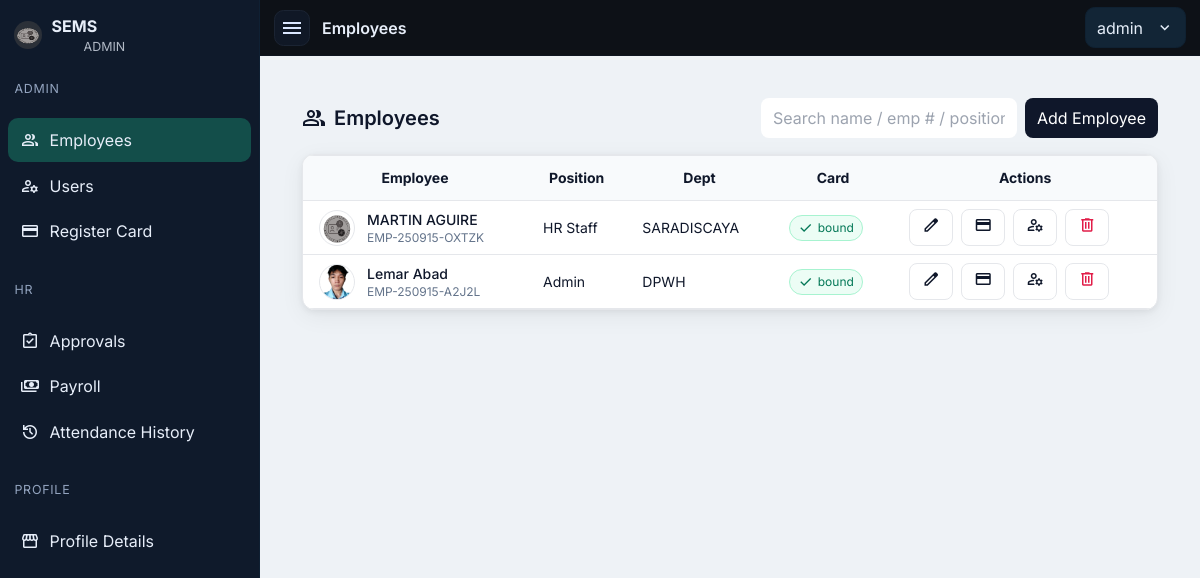
Page /public/admin/employees.php (signed in) on the committed database.
### tables this page shows
CREATE TABLE `users` (
  `id` int(11) NOT NULL,
  `username` varchar(60) NOT NULL,
  `password_hash` varchar(255) NOT NULL,
  `role` enum('ADMIN','HR','MANAGER','EMPLOYEE') NOT NULL,
  `employee_id` int(11) DEFAULT NULL
);

CREATE TABLE `employees` (
  `id` int(11) NOT NULL,
  `emp_no` varchar(30) NOT NULL,
  `fname` varchar(60) NOT NULL,
  `lname` varchar(60) NOT NULL,
  `position` varchar(80) DEFAULT NULL,
  `department` varchar(80) DEFAULT NULL,
  `pay_group` enum('WEEKLY','SEMI_MONTHLY','MONTHLY') DEFAULT 'SEMI_MONTHLY',
  `monthly_rate` decimal(10,2) DEFAULT 0.00,
  `hourly_rate` decimal(10,2) DEFAULT 0.00,
  `email` varchar(120) DEFAULT NULL,
  `phone` varchar(40) DEFAULT NULL,
  `address` text DEFAULT NULL,
  `photo_path` varchar(255) DEFAULT NULL,
  `active` tinyint(1) DEFAULT 1,
  `created_at` timestamp NOT NULL DEFAULT current_timestamp()
);

### public/partials/auth.php (called while the page is built, shortened)
<?php
function current_user(PDO $db){
  $sql="SELECT u.id,u.username,u.role,u.employee_id,
               COALESCE(CONCAT(e.fname,' ',e.lname), u.username) AS name,
               e.position
        FROM users u
        LEFT JOIN employees e ON e.id=u.employee_id
        WHERE u.id=?";
  $st=$db->prepare($sql); $st->execute([$_SESSION['uid']]);
  return $st->fetch(PDO::FETCH_ASSOC);
}

### public/admin/employees.php (the view, shortened to what this page needs)
<?php
require __DIR__.'/../partials/auth.php'; require_role(['ADMIN']);
$page_title='Employees';
require __DIR__.'/../partials/layout_head.php';
require __DIR__.'/../partials/layout_nav.php';
$q=$db->query("
  SELECT e.id, e.emp_no, CONCAT(e.fname,' ',e.lname) AS name,
         e.position, e.department, e.photo_path,
         (SELECT COUNT(*) FROM rfid_cards c WHERE c.employee_id=e.id AND c.active=1) AS card_cnt
  FROM employees e
  WHERE e.active=1
  ORDER BY e.id DESC
");
$rows=$q->fetchAll(PDO::FETCH_ASSOC);
?>
<div class="max-w-6xl mx-auto p-4 md:p-6">
  <div class="flex flex-col sm:flex-row sm:items-center sm:justify-between gap-3 mb-4">
    <h1 class="text-xl font-semibold flex items-center gap-2">
      <span class="material-symbols-outlined">group</span> Employees
    </h1>
    <div class="flex items-center gap-2">
      <input id="q" placeholder="Search name / emp # / position"
             class="rounded-lg border-slate-300 w-64 px-3 h-10">
      <a href="/sems/public/admin/employee_form.php"
         class="px-3 h-10 rounded-lg bg-charcoal text-white grid place-items-center">Add Employee</a>
    </div>
  </div>
  <div class="bg-white rounded-xl shadow-soft border overflow-x-auto">
    <table id="tbl" class="min-w-full text-sm">
      <thead class="bg-slate-50 border-y">
        <tr>
          <th class="px-4 py-3">Employee</th>
          <th class="px-4 py-3">Position</th>
          <th class="px-4 py-3">Dept</th>
          <th class="px-4 py-3">Card</th>
          <th class="px-4 py-3">Actions</th>
        </tr>
      </thead>
      <tbody>
      <?php foreach($rows as $r): ?>
        <tr class="border-b hover:bg-slate-50">
          <td class="px-4 py-2">
            <div class="flex items-center gap-3">
              <?php if(!empty($r['photo_path'])): ?>
                <img src="<?= htmlspecialchars($r['photo_path']) ?>" class="w-9 h-9 rounded-full object-cover border">
              <?php else: ?>
                <div class="w-9 h-9 rounded-full bg-slate-200 grid place-items-center border">
                  <span class="material-symbols-outlined text-slate-500">person</span>
                </div>
              <?php endif; ?>
              <div>
                <div class="font-medium leading-5"><?= htmlspecialchars($r['name']) ?></div>
                <div class="text-xs text-slate-500"><?= htmlspecialchars($r['emp_no']) ?></div>
              </div>
            </div>
          </td>
          <td class="px-4 py-2"><?= htmlspecialchars($r['position']) ?></td>
          <td class="px-4 py-2"><?= htmlspecialchars($r['department']) ?></td>
          <td class="px-4 py-2">
            <?php if((int)$r['card_cnt']>0): ?>
              <span class="inline-flex items-center gap-1 px-2 py-1 rounded-full text-xs bg-emerald-50 text-emerald-700 border border-emerald-200">
                <span class="material-symbols-outlined text-[16px]">check</span> bound
              </span>
            <?php else: ?>
              <span class="inline-flex items-center gap-1 px-2 py-1 rounded-full text-xs bg-slate-50 text-slate-700 border">none</span>
            <?php endif; ?>
          </td>
          <td class="px-4 py-2">
            <div class="flex flex-wrap gap-2">
              <a class="px-3 py-1.5 rounded-lg border" title="Edit"
                 href="/sems/public/admin/employee_form.php?id=<?= (int)$r['id'] ?>">
                 <span class="material-symbols-outlined text-[18px]">edit</span></a>
              <a class="px-3 py-1.5 rounded-lg border" title="Register Card"
                 href="/sems/public/admin/cards_register.php?employee_id=<?= (int)$r['id'] ?>">
                 <span class="material-symbols-outlined text-[18px]">credit_card</span></a>
              <a class="px-3 py-1.5 rounded-lg border" title="Create Login"
                 href="/sems/public/admin/user_form.php?employee_id=<?= (int)$r['id'] ?>">
                 <span class="material-symbols-outlined text-[18px]">manage_accounts</span></a>
              <form method="post" action="/sems/public/admin/employee_delete.php"
                    onsubmit="return confirm('Delete this employee?')" class="inline">
                <button class="px-3 py-1.5 rounded-lg border text-rose-600" title="Delete">
                  <span class="material-symbols-outlined text-[18px]">delete</span>
                </button>
              </form>
            </div>
          </td>
        </tr>
      <?php endforeach; ?>
      </tbody>
    </table>
  </div>
</div>
<?php require __DIR__.'/../partials/layout_foot.php'; ?>

### public/partials/layout_nav.php (shortened to what this page needs)
<?php
require_once __DIR__.'/auth.php';
$u = current_user($db) ?? ['name'=>'User','role'=>'EMPLOYEE','position'=>null];
$page_title = $page_title ?? 'Dashboard';
function sems_nav_sections(string $role): array {
  $sections = [];
  if ($role === 'ADMIN') {
    $sections[] = ['label'=>'Admin','items'=>[
      ['Employees','/sems/public/admin/employees.php','group'],
      ['Users','/sems/public/admin/users.php','manage_accounts'],
      ['Register Card','/sems/public/admin/cards_register.php','credit_card'],
    ]];
  }
  if ($role === 'HR' || $role === 'ADMIN') {
    $sections[] = ['label'=>'HR','items'=>[
      ['Approvals','/sems/public/hr/approvals.php','assignment_turned_in'],
      ['Payroll','/sems/public/hr/payroll_run.php','payments'],
      ['Attendance History','/sems/public/hr/attendance_history.php','history'],
    ]];
  }
  $sections[] = ['label'=>'Profile','items'=>[
    ['Profile Details','/sems/public/employee/profile.php','storefront']
  ]];
  return $sections;
}
$sections = sems_nav_sections($u['role']);
?>
<nav id="sb" class="sb" aria-label="Sidebar">
  <div class="sb-head">
    <img src="/sems/public/assets/logo.png" alt="SEMS">
    <div>
      <div style="font-weight:700">SEMS</div>
      <div class="sb-role"><?= htmlspecialchars($u['role']) ?></div>
    </div>
  </div>
  <?php foreach ($sections as $section): ?>
    <div class="sb-section"><?= htmlspecialchars($section['label']) ?></div>
    <ul>
      <?php foreach ($section['items'] as [$label,$href,$icon]):
        $is = (strpos($_SERVER['REQUEST_URI'],$href)===0) ? 'active' : ''; ?>
        <li><a class="<?= $is ?>" href="<?= $href ?>"><span class="ms"><?= $icon ?></span><span><?= htmlspecialchars($label) ?></span></a></li>
      <?php endforeach; ?>
    </ul>
  <?php endforeach; ?>
</nav>
<header class="topbar" role="banner">
  <button id="toggle" class="hambtn" aria-label="Toggle navigation">
    <span class="material-symbols-outlined">menu</span>
  </button>
  <div style="font-weight:600"><?= htmlspecialchars($page_title) ?></div>
  <div class="menu" id="profileMenu">
    <button class="menu-btn" type="button" title="Account">
      <span><?= htmlspecialchars($u['name'] ?? 'User') ?></span>
      <span class="material-symbols-outlined" style="font-size:18px;margin-left:.25rem">expand_more</span>
    </button>
  </div>
</header>
<div id="main"><div class="container">

### public/partials/layout_head.php (style rules this page uses)
:root { --sb-w:260px; --brand:#0d1117; --sidebar:#0f1a2b; --sidebar-hover:#14233c; --active:#134e4a; --surface:#eef2f6; --card:#ffffff; --ink:#0f172a; --muted:#64748b; --accent:#10b981; }
* { box-sizing:border-box }
html,body { margin:0 }
body { font-family:Inter,system-ui,Segoe UI,Roboto,Arial,sans-serif; background:var(--surface); color:var(--ink); }
.topbar { position:sticky; top:0; z-index:50; height:56px; display:flex; align-items:center; gap:.75rem; background:var(--brand); color:#e7eef9; border-bottom:1px solid #0e1520; padding-inline:14px; transition: padding-left .2s ease; }
.hambtn { width:36px;height:36px;display:inline-grid;place-items:center;border-radius:.6rem;border:1px solid #1b2433;background:#101826;color:#dbe7ff;cursor:pointer }
.material-symbols-outlined { font-variation-settings:'FILL' 0,'wght' 400,'GRAD' 0,'opsz' 24 }
.menu { position:relative;margin-left:auto }
.menu-btn { display:flex;align-items:center;gap:.55rem;cursor:pointer;background:#122536;color:#e5eef9;border:1px solid #0f2132;border-radius:.6rem;padding:.45rem .7rem }
.sb { position:fixed;inset:0 auto 0 0;z-index:60;width:var(--sb-w);background:var(--sidebar);color:#e7eef9;border-right:1px solid #0f2033;transform:translateX(-100%);transition:transform .2s ease;display:flex;flex-direction:column }
.sb.open { transform:translateX(0) }
.sb-head { display:flex;gap:.6rem;align-items:center;padding:14px }
.sb-head img { width:28px;height:28px;border-radius:50%;background:#2b3038 }
.sb-role { font-size:.78rem;opacity:.75;margin-left:2rem }
.sb ul { list-style:none;margin:8px 8px 16px;padding:0 }
.sb li { margin:.1rem 0 }
.sb a { display:flex;align-items:center;gap:.6rem;color:#e7eef9;padding:10px 12px;border-radius:10px }
.sb a.active { background:var(--active) }
.sb-section { padding:.6rem .9rem;color:#93a4bf;font-size:.78rem;text-transform:uppercase;letter-spacing:.06em }
.ms { font-family:'Material Symbols Outlined';font-weight:400;font-style:normal;font-size:20px;line-height:1 }
#main { min-height:calc(100vh - 56px);transition:padding-left .2s ease; }
.container { max-width:1100px;margin:0 auto;padding:18px }
@media (min-width: 992px) { body.with-sb .topbar { padding-left:calc(14px + var(--sb-w)); } }
@media (min-width: 992px) { body.with-sb #main { padding-left:var(--sb-w); } }

### rows in the picture
users: role "ADMIN"
employees: photo_path (picture), name "MARTIN AGUIRE", emp_no "EMP-250915-OXTZK", position "HR Staff", department "SARADISCAYA"
employees: photo_path (picture), name "Lemar Abad", emp_no "EMP-250915-A2J2L", position "Admin", department "DPWH"

### other values in the picture
$section['label'] "ADMIN"
$label "Employees"
$label "Users"
$label "Register Card"
$section['label'] "HR"
$label "Approvals"
$label "Payroll"
$label "Attendance History"
$section['label'] "PROFILE"
$label "Profile Details"
$page_title "Employees"
$u['name'] "admin"
